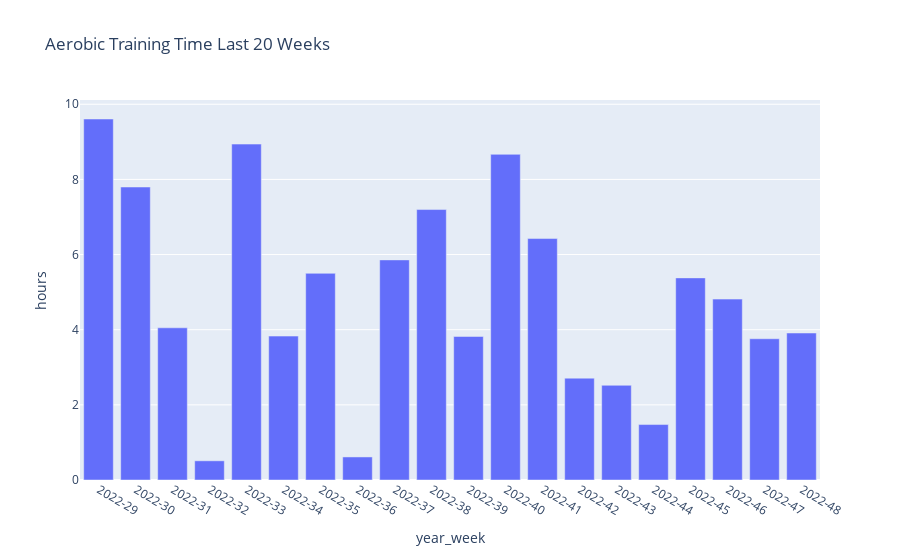

The notebook cell saved with this chart:
### Code cell
# Bar chart of aerobic time for last 12 weeks
df['year_week'] = df['year'].astype(str) + '-' + df['week'].astype(str).str.zfill(2)
grouped_yr_wk = df.loc[~df.type.isin(omit_types)].groupby(['year_week']).agg({'elapsed_time': 'sum'}).sort_values(by='year_week', ascending=False).reset_index().head(20).sort_values(by='year_week', ascending=True)
grouped_yr_wk['hours'] = grouped_yr_wk['elapsed_time'] / 60 / 60
time_x_week_bar = px.bar(grouped_yr_wk,
                          x="year_week",
                          y="hours",
                          title='Aerobic Training Time Last 20 Weeks'
                         )

time_x_week_bar.show()

### Figure 1 — Plotly figure (JSON) as saved in the notebook; plotly's stock layout.template omitted (floating-point values rounded to 4 significant figures)
{"data": [{"alignmentgroup": "True", "hovertemplate": "year_week=%{x}<br>hours=%{y}<extra></extra>", "legendgroup": "", "marker": {"color": "#636efa", "pattern": {"shape": ""}}, "name": "", "offsetgroup": "", "orientation": "v", "showlegend": false, "textposition": "auto", "type": "bar", "x": ["2022-29", "2022-30", "2022-31", "2022-32", "2022-33", "2022-34", "2022-35", "2022-36", "2022-37", "2022-38", "2022-39", "2022-40", "2022-41", "2022-42", "2022-43", "2022-44", "2022-45", "2022-46", "2022-47", "2022-48"], "xaxis": "x", "y": [9.608, 7.798, 4.051, 0.5108, 8.94, 3.83, 5.5, 0.6133, 5.858, 7.198, 3.82, 8.667, 6.426, 2.711, 2.52, 1.476, 5.379, 4.814, 3.759, 3.912], "yaxis": "y"}], "layout": {"barmode": "relative", "legend": {"tracegroupgap": 0}, "title": {"text": "Aerobic Training Time Last 20 Weeks"}, "xaxis": {"anchor": "y", "domain": [0, 1], "title": {"text": "year_week"}}, "yaxis": {"anchor": "x", "domain": [0, 1], "title": {"text": "hours"}}}}
